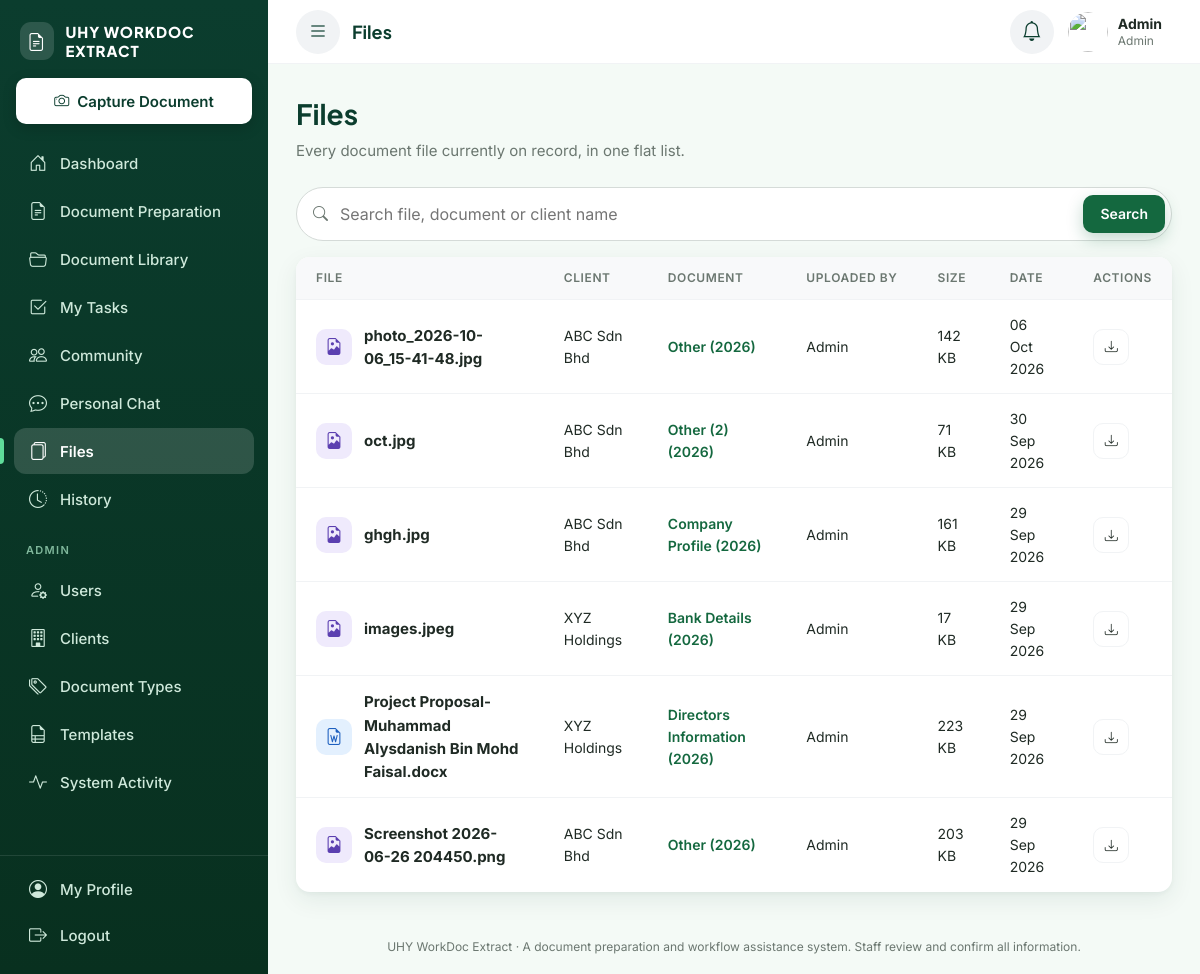
The app's page /files/index.php (signed in) with its own data.
### tables this page shows
CREATE TABLE `users` (
  `user_id` int(10) UNSIGNED NOT NULL,
  `name` varchar(120) NOT NULL,
  `username` varchar(50) NOT NULL,
  `email` varchar(150) NOT NULL,
  `password` varchar(255) NOT NULL,
  `role` enum('admin','staff') NOT NULL DEFAULT 'staff',
  `staff_type` enum('staff','contract','intern') DEFAULT NULL,
  `department` varchar(50) DEFAULT NULL,
  `avatar_path` varchar(255) DEFAULT NULL,
  `status` enum('active','inactive') NOT NULL DEFAULT 'active',
  `must_change_password` tinyint(1) NOT NULL DEFAULT 1,
  `last_login_at` datetime DEFAULT NULL,
  `created_at` timestamp NOT NULL DEFAULT current_timestamp(),
  `updated_at` timestamp NOT NULL DEFAULT current_timestamp() ON UPDATE current_timestamp()
);

CREATE TABLE `documents` (
  `document_id` int(10) UNSIGNED NOT NULL,
  `client_id` int(10) UNSIGNED NOT NULL,
  `type_id` int(10) UNSIGNED NOT NULL,
  `document_name` varchar(200) NOT NULL,
  `year` smallint(5) UNSIGNED NOT NULL,
  `uploaded_by` int(10) UNSIGNED NOT NULL,
  `current_version_id` int(10) UNSIGNED DEFAULT NULL,
  `prepared_from_version_id` int(10) UNSIGNED DEFAULT NULL,
  `status` enum('draft','in_review','returned','approved','final') NOT NULL DEFAULT 'draft',
  `is_deleted` tinyint(1) NOT NULL DEFAULT 0,
  `deleted_at` datetime DEFAULT NULL,
  `deleted_by` int(10) UNSIGNED DEFAULT NULL,
  `created_at` timestamp NOT NULL DEFAULT current_timestamp(),
  `updated_at` timestamp NOT NULL DEFAULT current_timestamp() ON UPDATE current_timestamp()
);

CREATE TABLE `document_versions` (
  `version_id` int(10) UNSIGNED NOT NULL,
  `document_id` int(10) UNSIGNED NOT NULL,
  `version_no` int(10) UNSIGNED NOT NULL,
  `file_path` varchar(255) DEFAULT NULL,
  `file_type` varchar(20) DEFAULT NULL,
  `original_name` varchar(255) DEFAULT NULL,
  `file_size` int(10) UNSIGNED DEFAULT NULL,
  `change_note` varchar(255) DEFAULT NULL,
  `created_by` int(10) UNSIGNED NOT NULL,
  `created_at` timestamp NOT NULL DEFAULT current_timestamp(),
  `is_final` tinyint(1) NOT NULL DEFAULT 0
);

CREATE TABLE `clients` (
  `client_id` int(10) UNSIGNED NOT NULL,
  `client_name` varchar(150) NOT NULL,
  `registration_no` varchar(50) DEFAULT NULL,
  `contact_person` varchar(120) DEFAULT NULL,
  `status` enum('active','inactive') NOT NULL DEFAULT 'active',
  `created_by` int(10) UNSIGNED DEFAULT NULL,
  `created_at` timestamp NOT NULL DEFAULT current_timestamp()
);

### includes/functions.php (called while the page is built, shortened)
<?php
function e(?string $value): string
{
    return htmlspecialchars((string)$value, ENT_QUOTES, 'UTF-8');
}
function url(string $path = ''): string
{
    return BASE_URL . '/' . ltrim($path, '/');
}

### config/database.php (called while the page is built, shortened)
<?php
function db(): PDO
{
    static $pdo = null;
    if ($pdo === null) {
        try {
            $pdo = new PDO(
                'mysql:host=' . DB_HOST . ';dbname=' . DB_NAME . ';charset=utf8mb4',
                DB_USER,
                DB_PASS,
                [
                    PDO::ATTR_ERRMODE            => PDO::ERRMODE_EXCEPTION,
                    PDO::ATTR_DEFAULT_FETCH_MODE => PDO::FETCH_ASSOC,
                    PDO::ATTR_EMULATE_PREPARES   => false,
                    PDO::MYSQL_ATTR_INIT_COMMAND => "SET time_zone = '+08:00'",
                ]
            );
        } catch (PDOException $e) {
            error_log('DB connection failed: ' . $e->getMessage());
            http_response_code(500);
            exit(APP_DEBUG
                ? 'Database connection failed: ' . htmlspecialchars($e->getMessage())
                : 'The system is temporarily unavailable.');
        }
    }
    return $pdo;
}

### includes/auth.php (called while the page is built, shortened)
<?php
function current_user(): ?array
{
    static $user = null;
    static $loaded = false;
    if ($loaded) {
        return $user;
    }
    $stmt = db()->prepare(
        'SELECT user_id, name, username, email, role, staff_type, department, status, must_change_password, avatar_path
         FROM users WHERE user_id = ? LIMIT 1'
    );
    $stmt->execute([$_SESSION['user_id']]);
    $row = $stmt->fetch();
    $user = $row;
    return $user;
}
function require_login(bool $allowPasswordChange = false): array
{
    $user = current_user();
    return $user;
}

### includes/permissions.php (called while the page is built, shortened)
<?php
function require_permission(string $permission): array
{
    $user = require_login();
    return $user;
}

### files/index.php (the view, shortened to what this page needs)
<?php
$user = require_permission('files.view');
$q = trim($_GET['q'] ?? '');
$sql = "SELECT v.version_id, v.file_path, v.file_type, v.original_name, v.file_size, v.created_at,
               d.document_id, d.document_name, d.year, u.name AS uploader_name, c.client_name
        FROM document_versions v
        JOIN documents d ON d.document_id = v.document_id AND d.is_deleted = 0
        JOIN clients c ON c.client_id = d.client_id
        JOIN users u ON u.user_id = v.created_by
        WHERE v.version_id = d.current_version_id AND v.file_path IS NOT NULL";
$p = [];
$sql .= ' ORDER BY v.created_at DESC LIMIT 200';
$stmt = db()->prepare($sql);
$stmt->execute($p);
$files = $stmt->fetchAll();
$pageTitle = 'Files';
require __DIR__ . '/../includes/header.php';
?>
<div class="df-page-header">
    <div>
        <h1>Files</h1>
        <p class="df-page-sub">Every document file currently on record, in one flat list.</p>
    </div>
</div>
<form method="get" class="df-search" role="search">
    <i class="bi bi-search"></i>
    <input type="search" name="q" value="<?= e($q) ?>" placeholder="Search file, document or client name" aria-label="Search files">
    <button type="submit" class="df-btn df-btn-primary df-btn-sm">Search</button>
</form>
<?php if ($files): ?>
    <div class="df-card df-card-flush">
        <div class="df-table-wrap">
            <table class="df-table df-table-cards">
                <thead><tr><th>File</th><th>Client</th><th>Document</th><th>Uploaded By</th><th>Size</th><th>Date</th><th>Actions</th></tr></thead>
                <tbody>
                <?php foreach ($files as $f): [$iconClass, $icon] = doc_icon($f['file_type']); ?>
                    <tr>
                        <td class="df-td-title" data-label="File">
                            <div class="df-user-cell">
                                <span class="df-doc-icon df-doc-icon-sm <?= e($iconClass) ?>"><i class="bi <?= e($icon) ?>"></i></span>
                                <strong><?= e($f['original_name'] ?: $f['document_name']) ?></strong>
                            </div>
                        </td>
                        <td data-label="Client"><?= e($f['client_name']) ?></td>
                        <td data-label="Document"><a class="df-link" href="<?= e(url('documents/view.php?id=' . (int)$f['document_id'])) ?>"><?= e($f['document_name']) ?> (<?= (int)$f['year'] ?>)</a></td>
                        <td data-label="Uploaded By"><?= e($f['uploader_name']) ?></td>
                        <td data-label="Size"><?= e(format_bytes($f['file_size'] !== null ? (int)$f['file_size'] : null)) ?></td>
                        <td data-label="Date"><?= e(time_ago($f['created_at'])) ?></td>
                        <td class="df-td-actions" data-label="Actions">
                            <a class="df-action" href="<?= e(url('files/download.php?v=' . (int)$f['version_id'])) ?>" title="Download"><i class="bi bi-download"></i><span>Download</span></a>
                        </td>
                    </tr>
                <?php endforeach; ?>
                </tbody>
            </table>
        </div>
    </div>
<?php endif; ?>
<?php require __DIR__ . '/../includes/footer.php'; ?>

### includes/header.php (shortened to what this page needs)
<?php
$user = current_user();
$pageTitle = $pageTitle ?? 'Dashboard';
?>
<!DOCTYPE html>
<html lang="en">
<head>
    <link rel="stylesheet" href="https://cdn.jsdelivr.net/npm/bootstrap-icons@1.11.3/font/bootstrap-icons.min.css">
    <link rel="stylesheet" href="<?= e(url('assets/css/style.css')) ?>">
</head>
<body class="df-app-body">
<div class="df-shell">
    <?php require __DIR__ . '/sidebar.php'; ?>
    <div class="df-main">
        <header class="df-topbar">
            <button type="button" class="df-icon-btn df-menu-btn" data-sidebar-open aria-label="Open menu">
                <i class="bi bi-list"></i>
            </button>
            <h2 class="df-topbar-title"><?= e($pageTitle) ?></h2>
            <div class="df-topbar-actions">
                <div class="df-dropdown" data-dropdown>
                    <button type="button" class="df-icon-btn" data-dropdown-toggle
                            aria-label="Notifications" aria-expanded="false">
                        <i class="bi bi-bell"></i>
                    </button>
                </div>
                <a class="df-topbar-user" href="<?= e(url('profile/index.php')) ?>">
                    <?= render_avatar($user) ?>
                    <span class="df-topbar-user-text">
                        <strong><?= e($user['name']) ?></strong>
                        <small><?= e(role_label($user)) ?></small>
                    </span>
                </a>
            </div>
        </header>
        <main class="df-content">

### records on screen
users: name "Admin", role "Admin"
documents: current_version.original_name "photo_2026-10-06_15-41-48.jpg", client.client_name "ABC Sdn Bhd", document_name "Other", year "2026", uploaded_by.name "Admin", current_version.file_size "142 KB", current_version.created_at "06 Oct 2026"
documents: current_version.original_name "oct.jpg", client.client_name "ABC Sdn Bhd", document_name "Other (2)", year "2026", uploaded_by.name "Admin", current_version.file_size "71 KB", current_version.created_at "30 Sep 2026"
documents: current_version.original_name "ghgh.jpg", client.client_name "ABC Sdn Bhd", document_name "Company Profile", year "2026", uploaded_by.name "Admin", current_version.file_size "161 KB", current_version.created_at "29 Sep 2026"
documents: current_version.original_name "images.jpeg", client.client_name "XYZ Holdings", document_name "Bank Details", year "2026", uploaded_by.name "Admin", current_version.file_size "17 KB", current_version.created_at "29 Sep 2026"
documents: current_version.original_name "Project Proposal-Muhammad Alysdanish Bin Mohd Faisal.docx", client.client_name "XYZ Holdings", document_name "Directors Information", year "2026", uploaded_by.name "Admin", current_version.file_size "223 KB", current_version.created_at "29 Sep 2026"
documents: current_version.original_name "Screenshot 2026-06-26 204450.png", client.client_name "ABC Sdn Bhd", document_name "Other", year "2026", uploaded_by.name "Admin", current_version.file_size "203 KB", current_version.created_at "29 Sep 2026"

### other values on screen
$item['label'] "Dashboard"
$item['label'] "Document Preparation"
$item['label'] "Document Library"
$item['label'] "My Tasks"
$item['label'] "Community"
$item['label'] "Personal Chat"
$item['label'] "Files"
$item['label'] "History"
$item['label'] "Users"
$item['label'] "Clients"
$item['label'] "Document Types"
$item['label'] "Templates"
$item['label'] "System Activity"
$pageTitle "Files"
APP_NAME "UHY WorkDoc Extract"
